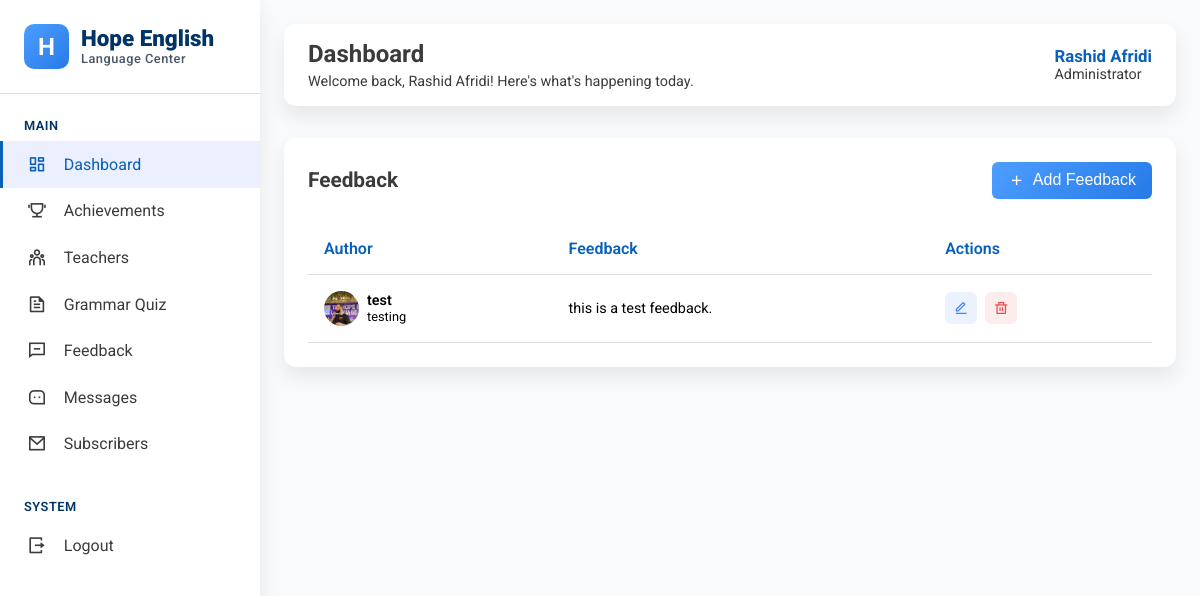
/admin/feedback.php (signed in), run on the app's committed database.
### tables this page shows
CREATE TABLE `feedback` (
  `id` int(11) NOT NULL,
  `name` varchar(100) NOT NULL,
  `profession` varchar(100) NOT NULL,
  `feedback` text NOT NULL,
  `photo_url` varchar(255) NOT NULL,
  `created_at` timestamp NOT NULL DEFAULT current_timestamp()
);

### admin/feedback.php (the view, shortened to what this page needs)
<!doctype html>
<html lang="en">
<head>
  <link
    href="https://cdn.jsdelivr.net/npm/remixicon@4.5.0/fonts/remixicon.css"
    rel="stylesheet" />
  <link rel="stylesheet" href="../assets/css/admin.css" />
</head>
<body>
  <?php
  include 'assets/components/sidebar.php'
  ?>
  <main class="main-content">
    <?php
    include 'assets/components/navbar.php'
    ?>
    <div class="content-grid">
      <div class="left-column">
        <div class="content-card">
          <div class="card-header">
            <h3>Feedback</h3>
            <div class="card-actions">
              <button class="btn">
                <i class="ri-add-line"></i>
                Add Feedback
              </button>
            </div>
          </div>
          <div class="table-container">
            <?php
            include 'config.php';
            $sql = "SELECT * FROM feedback";
            $result = mysqli_query($connect, $sql);
            if (mysqli_num_rows($result)) {
            ?>
              <table>
                <thead>
                  <tr>
                    <th>Author</th>
                    <th>Feedback</th>
                    <th>Actions</th>
                  </tr>
                </thead>
                <tbody>
                  <?php
                  while ($row = mysqli_fetch_assoc($result)) {
                  ?>
                    <tr>
                      <td>
                        <div
                          style="display: flex; align-items: center; gap: 0.5rem">
                          <div
                            style="
                            width: 35px;
                            height: 35px;
                            border-radius: 50%;
                            overflow: hidden;
                          ">
                            <img
                              src=" <?= $row['photo_url'] ?> "
                              alt="author"
                              style="width: 100%; height: 100%; object-fit: cover" />
                          </div>
                          <div>
                            <div style="font-weight: 600"> <?= $row['name'] ?> </div>
                            <div style="font-size: 0.8rem"> <?= $row['profession'] ?> </div>
                          </div>
                        </div>
                      </td>
                      <td>
                        <?= $row['feedback'] ?>
                      </td>
                      <td>
                        <div class="action-buttons">
                          <a href="updateFeedback.php?id=<?php echo $row['id']; ?>" class="action-btn edit" id="update-btn">
                            <i class="ri-edit-line"></i>
                          </a>
                          <a href="deleteFeedback.php?id=<?php echo $row['id']; ?>"
                          class="action-btn delete"
                          onclick="return confirm('Are you sure to remove this feedback?')">
                            <i class="ri-delete-bin-line"></i>
                          </a>
                        </div>
                      </td>
                    </tr>
                  <?php
                  }
                  ?>
                </tbody>
              </table>
            <?php
            }
            ?>
          </div>
        </div>
      </div>
    </div>
  </main>
</body>
</html>

### assets/css/admin.css (style rules this page uses)
:root { --text-color-d: #3b3b3b; --txt-color-l: #ffff; --txt-hover-color: #0860b8; --txt-color2: #003366; --txt-color-xl: #475569; --btn-color: linear-gradient(135deg, #4e9eff, #267ae7); --btn-hover-color: linear-gradient(135deg, #5ca7ff, #3c85e0); --bg-color-l: #E0E0E0; --bg-color-d: #F8FAFB; --box-shadow: 0 10px 20px rgba(0, 0, 0, 0.08); --roboto: "Roboto", sans-serif; --satisfy-font: "Satisfy", cursive; }
* { padding: 0; margin: 0; box-sizing: border-box; }
body { min-height: 100vh; width: 100%; display: flex; font-family: var(--roboto); background: var(--bg-color-d); overflow-x: hidden; }
.main-content { flex: 1; margin-left: 260px; padding: 1.5rem; transition: all 0.3s ease; }
.content-grid { display: grid; grid-template-columns: 1fr; gap: 1.5rem; }
.content-grid .content-card { background: #fff; border-radius: 12px; padding: 1.5rem; box-shadow: var(--box-shadow); margin-bottom: 1.5rem; }
.content-grid .card-header { display: flex; justify-content: space-between; align-items: center; margin-bottom: 1.5rem; }
.content-grid .card-header h3 { font-size: 1.3rem; color: var(--text-color-d); }
.content-grid .card-actions { display: flex; gap: 0.5rem; }
.content-grid .btn { padding: 0.6rem 1rem; border: none; border-radius: 6px; font-size: 0.9rem; cursor: pointer; transition: all 0.3s ease; display: flex; align-items: center; gap: 0.5rem; background: var(--btn-color); color: var(--txt-color-l); font-size: 1rem; }
.content-grid .table-container { overflow-x: auto; }
.content-grid table { width: 100%; border-collapse: collapse; min-width: 600px; overflow-x: auto; }
.content-grid th, .content-grid td { padding: 1rem; text-align: left; border-bottom: 1px solid #E0E0E0; }
.content-grid th { color: var(--txt-hover-color); font-weight: 600; font-size: 1rem; }
.content-grid td { font-size: 0.9rem; }
.content-grid .action-buttons { display: flex; gap: 0.5rem; }
.content-grid .action-btn { width: 32px; height: 32px; text-decoration: none; border-radius: 6px; display: flex; align-items: center; justify-content: center; cursor: pointer; transition: all 0.3s ease; }
.content-grid .action-btn.edit { background: rgba(59, 130, 246, 0.1); color: #3b82f6; }
.content-grid .action-btn.delete { background: rgba(239, 68, 68, 0.1); color: #ef4444; }

### data on the page
feedback: photo_url (picture), name "test", profession "testing", feedback "this is a test feedback."

### other printed values
$_SESSION['admin_name'] "Rashid Afridi"
